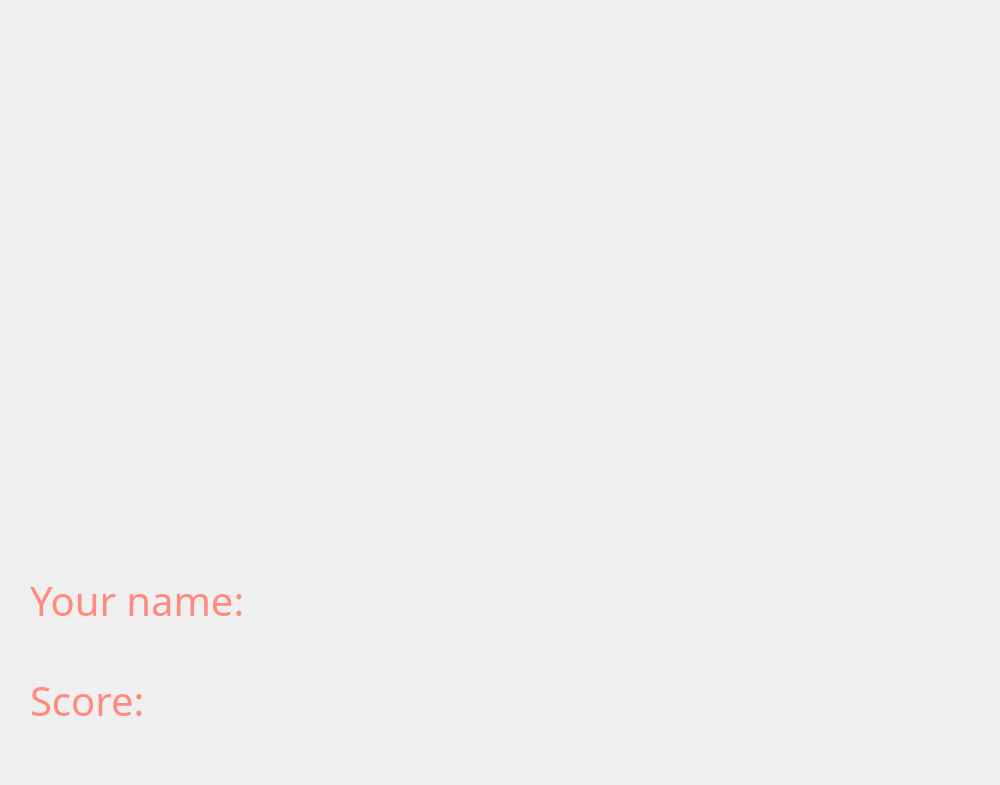
    <widget class="QWidget" name="page_3">
     <property name="minimumSize">
      <size>
       <width>1000</width>
       <height>785</height>
      </size>
     </property>
     <property name="maximumSize">
      <size>
       <width>1000</width>
       <height>785</height>
      </size>
     </property>
     <property name="styleSheet">
      <string notr="true">background-image: url(:/title.jpg);</string>
     </property>
     <widget class="QLabel" name="labelName">
      <property name="geometry">
       <rect>
        <x>30</x>
        <y>550</y>
        <width>301</width>
        <height>100</height>
       </rect>
      </property>
      <property name="font">
       <font>
        <family>Showcard Gothic</family>
        <pointsize>30</pointsize>
       </font>
      </property>
      <property name="styleSheet">
       <string notr="true">background:Transparent;
color:rgb(255, 138, 128);
</string>
      </property>
      <property name="text">
       <string>Your name:</string>
      </property>
     </widget>
     <widget class="QLineEdit" name="lineName">
      <property name="enabled">
       <bool>false</bool>
      </property>
      <property name="geometry">
       <rect>
        <x>360</x>
        <y>550</y>
        <width>481</width>
        <height>80</height>
       </rect>
      </property>
      <property name="font">
       <font>
        <family>Showcard Gothic</family>
        <pointsize>28</pointsize>
        <weight>50</weight>
        <italic>false</italic>
        <bold>false</bold>
       </font>
      </property>
      <property name="styleSheet">
       <string notr="true">background:Transparent;
border:Transparent;
font: 28pt &quot;Showcard Gothic&quot;;
color:rgb(255, 138, 128);</string>
      </property>
     </widget>
     <widget class="QLabel" name="labelScore">
      <property name="geometry">
       <rect>
        <x>30</x>
        <y>650</y>
        <width>301</width>
        <height>100</height>
       </rect>
      </property>
      <property name="font">
       <font>
        <family>Showcard Gothic</family>
        <pointsize>30</pointsize>
       </font>
      </property>
      <property name="styleSheet">
       <string notr="true">background:Transparent;
color:rgb(255, 138, 128);</string>
      </property>
      <property name="text">
       <string>Score:</string>
      </property>
     </widget>
     <widget class="QLineEdit" name="lineScore">
      <property name="enabled">
       <bool>false</bool>
      </property>
      <property name="geometry">
       <rect>
        <x>360</x>
        <y>650</y>
        <width>481</width>
        <height>80</height>
       </rect>
      </property>
      <property name="font">
       <font>
        <family>Showcard Gothic</family>
        <pointsize>28</pointsize>
        <weight>50</weight>
        <italic>false</italic>
        <bold>false</bold>
       </font>
      </property>
      <property name="styleSheet">
       <string notr="true">background:Transparent;
border:Transparent;
font: 28pt &quot;Showcard Gothic&quot;;
color:rgb(255, 138, 128);</string>
      </property>
     </widget>
    </widget>
